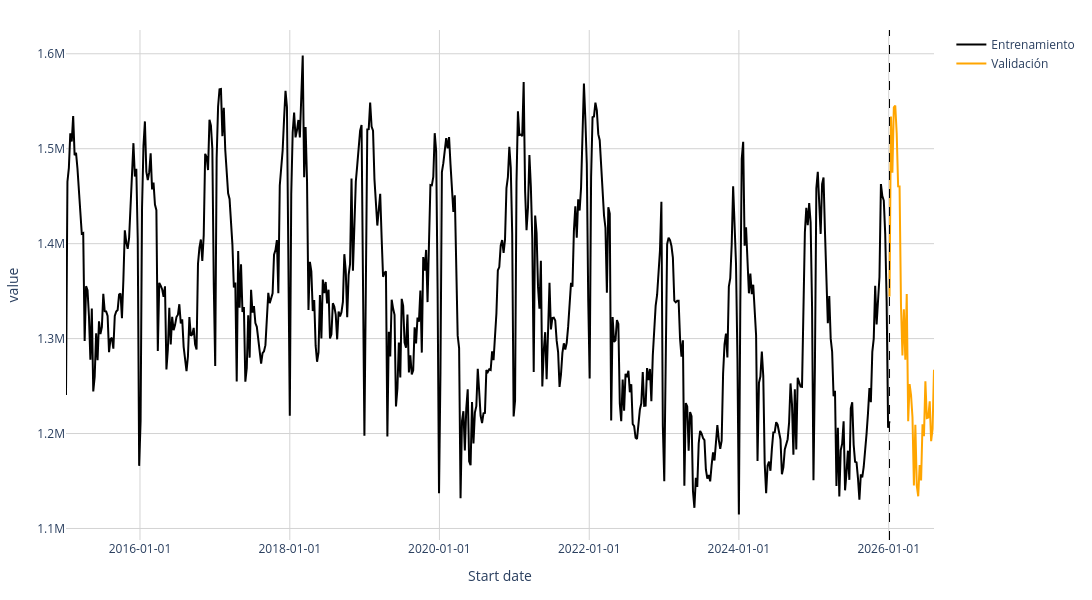

The notebook cell this image was saved under:
### Code cell
# se grafican los datos de consumo de forma semanal (entrenamiento y validación)

# se concatenan ambos dataframes en la gráfica
df_plot = pd.concat([
    df_data_close.assign(Serie="Entrenamiento"),
    df_data_close_val.assign(Serie="Validación"),
], ignore_index=True)

fig = px.line(
    df_plot, # dataframe combinado con columna "Serie" para distinguir cada tramo
    x="Start date",
    y="value",
    color="Serie",
    color_discrete_map={
        "Entrenamiento": "black",
        "Validación": "orange",
    },
    labels={ # etiquetas para los ejes
        "Date": "Fecha",
        "original": "Consumo",
        "Serie": ""
    },
    template="plotly_white" #estilos
)

fig.update_traces(
    line=dict(width=2),
    showlegend=True
)

#margenes y medidas de la gráfica
fig.update_layout(
    width=1200,
    height=600,
    legend_title_text="",
    margin=dict(l=60, r=30, t=30, b=60),
    plot_bgcolor="white",
    paper_bgcolor="white"
)
# eje horizontal y malla
fig.update_xaxes(
    tickformat="%Y-%m-%d",
    showgrid=True,
    gridcolor="lightgray",
    gridwidth=1,
    automargin=True
)
# eje vertical y malla
fig.update_yaxes(
    showgrid=True,
    gridcolor="lightgray",
    gridwidth=1,
    automargin=True
)

fig.add_vline(
    x=df_data_close_val["Start date"].min(),
    line=dict(color="black", dash="dash", width=1)
)

fig.show()

### Figure 1 — Plotly figure (JSON) as saved in the notebook; plotly's stock layout.template omitted (floating-point values rounded to 4 significant figures; data arrays with more than 128 entries replaced by an {"elided": "..."} marker saying what was removed)
{"data": [{"hovertemplate": "=Entrenamiento<br>Start date=%{x}<br>value=%{y}<extra></extra>", "legendgroup": "Entrenamiento", "line": {"color": "black", "dash": "solid", "width": 2}, "marker": {"symbol": "circle"}, "mode": "lines", "name": "Entrenamiento", "orientation": "v", "showlegend": true, "type": "scatter", "x": {"elided": "575 str values"}, "xaxis": "x", "y": {"elided": "575 float values"}, "yaxis": "y"}, {"hovertemplate": "=Validación<br>Start date=%{x}<br>value=%{y}<extra></extra>", "legendgroup": "Validación", "line": {"color": "orange", "dash": "solid", "width": 2}, "marker": {"symbol": "circle"}, "mode": "lines", "name": "Validación", "orientation": "v", "showlegend": true, "type": "scatter", "x": ["2026-01-05T00:00:00.000000000", "2026-01-12T00:00:00.000000000", "2026-01-19T00:00:00.000000000", "2026-01-26T00:00:00.000000000", "2026-02-02T00:00:00.000000000", "2026-02-09T00:00:00.000000000", "2026-02-16T00:00:00.000000000", "2026-02-23T00:00:00.000000000", "2026-03-02T00:00:00.000000000", "2026-03-09T00:00:00.000000000", "2026-03-16T00:00:00.000000000", "2026-03-23T00:00:00.000000000", "2026-03-30T00:00:00.000000000", "2026-04-06T00:00:00.000000000", "2026-04-13T00:00:00.000000000", "2026-04-20T00:00:00.000000000", "2026-04-27T00:00:00.000000000", "2026-05-04T00:00:00.000000000", "2026-05-11T00:00:00.000000000", "2026-05-18T00:00:00.000000000", "2026-05-25T00:00:00.000000000", "2026-06-01T00:00:00.000000000", "2026-06-08T00:00:00.000000000", "2026-06-15T00:00:00.000000000", "2026-06-22T00:00:00.000000000", "2026-06-29T00:00:00.000000000", "2026-07-06T00:00:00.000000000", "2026-07-13T00:00:00.000000000", "2026-07-20T00:00:00.000000000", "2026-07-27T00:00:00.000000000", "2026-08-03T00:00:00.000000000", "2026-08-10T00:00:00.000000000"], "xaxis": "x", "y": [1344000.0, 1534000.0, 1475000.0, 1544000.0, 1545000.0, 1516000.0, 1460000.0, 1460000.0, 1334000.0, 1282000.0, 1331000.0, 1278000.0, 1347000.0, 1213000.0, 1252000.0, 1241000.0, 1217000.0, 1145000.0, 1209000.0, 1145000.0, 1134000.0, 1167000.0, 1150000.0, 1210000.0, 1197000.0, 1255000.0, 1216000.0, 1217000.0, 1234000.0, 1192000.0, 1205000.0, 1267000.0], "yaxis": "y"}], "layout": {"height": 600, "legend": {"title": {"text": ""}, "tracegroupgap": 0}, "margin": {"b": 60, "l": 60, "r": 30, "t": 30}, "paper_bgcolor": "white", "plot_bgcolor": "white", "shapes": [{"line": {"color": "black", "dash": "dash", "width": 1}, "type": "line", "x0": "2026-01-05T00:00:00", "x1": "2026-01-05T00:00:00", "xref": "x", "y0": 0, "y1": 1, "yref": "y domain"}], "width": 1200, "xaxis": {"anchor": "y", "automargin": true, "domain": [0, 1], "gridcolor": "lightgray", "gridwidth": 1, "showgrid": true, "tickformat": "%Y-%m-%d", "title": {"text": "Start date"}}, "yaxis": {"anchor": "x", "automargin": true, "domain": [0, 1], "gridcolor": "lightgray", "gridwidth": 1, "showgrid": true, "title": {"text": "value"}}}}
